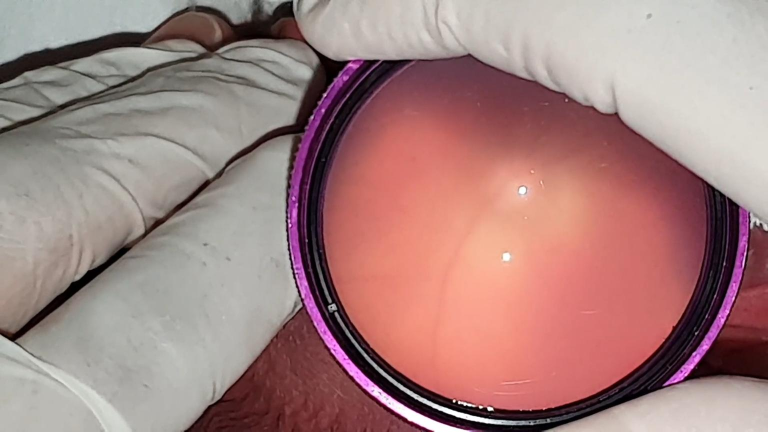
%> input picture Pipeline/Imagenes/Image_145.jpg, 1536 x 864 px, given in place of Vasos_308.jpg, which was not available (shown at 1/2 size)
$ octave RegistracionPredefinida.m   (GNU Octave 9; MATLAB toolbox functions it lacks are replaced by stand-ins)
%> lines starting %> are read from the running program, lines starting %| are printed output that depends on the picture; pictures that were not available may be replaced by others from this repository, and a replacement may not be noted
### Pipeline/Funciones/cargarimagen.m
function [imRGB,imGray] = cargarimagen(file)
%CARGA DE IMAGEN Lectura de imagen desde un archivo
%   Si se pasa el argumento file, abre el archivo de imagen y devuelve la
%   imagen en RGB y (opcional) en escala de grises.
%   Si no se pasa argumento, brinda una interfaz para elegir el archivo de
%   donde se obtiene la imagen. Mismo output.
%   Parametros:
%   - file (opcional): nombre del archivo o ruta completa del archivo
%   Retornos:
%   - imRGB: imagen leida directamente del archivo (generalmente en RGB)
%   - imGray (opcional): imagen conve rtida a escala de grises
% -------------------------------
    if (nargin == 0) % no se pasa el nombre del archivo por imagen
        [filename, path] = uigetfile ({'*.jpg;*.tif;*.png;*.gif',...
            'All Image Files';'*.*','All Files'},...
            'Seleccione la imagen');
        if(filename == 0)
            fprintf('No se selecciono archivo\n')
            return;
        else
            fprintf('Archivo Seleccionado:\n ')
            disp(filename);
            fprintf('Path:\n ')
            disp(strcat(path,filename));
            imRGB = im2double(imread(strcat(path,filename)));

        end

        % Se da la direccion del archivo a abrir
    else
        [path,name,ext] = fileparts(file);
        fprintf('======= Carga de Imagen ======= \n ');
        fprintf('-- Imagen Seleccionado:\n ')
        disp(strcat(name,ext));
        fprintf('Path:\n ')
        if(size(path) == 0)
            which(strcat(name,ext))
        else
            disp(path);
        end
        imRGB = im2double(imread(file));
    end

    % Argumento de salida opcional
    switch nargout
        case 2
            if( size(imRGB,3) == 3 )
                % Convierte la imagen original RGB en escala de grises
                imGray = im2double(rgb2gray(imRGB));
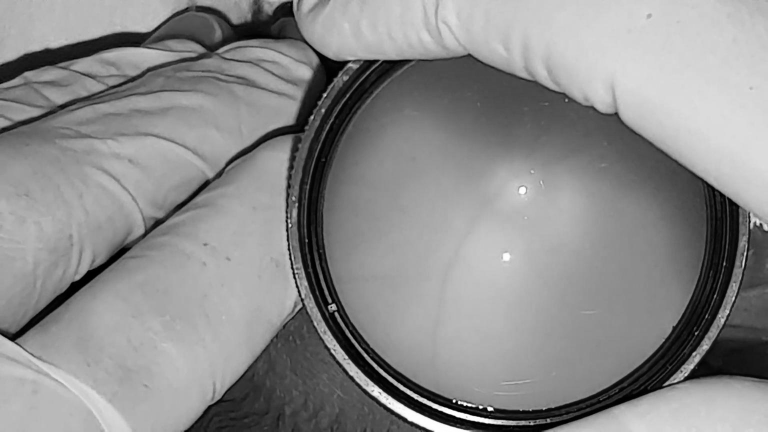
%> imGray: size 864x1536 double (shown at 1/2 size); min 0, max 1, mean 0.548
            else
                % En el caso de que la imagen original este en escala de
                % grises, las dos imagenes quedan iguales
                imGray = imRGB;
            end
    end

end

### Pipeline/RegistracionPredefinida.m
clear all; close all; clc;
% Cargar las imagenes del mosaico
addpath('./Funciones');
addpath('./Imagenes');
warning('off')

nameVid = 'ID_376';
folderName = fullfile(cd,'./Frames_Videos',nameVid);
folderMosaico = fullfile(folderName,'Imagenes_Mosaico');

frame1 = 308;
frame2 = 83;

% nombreImFija = sprintf('Mosaico_%i.jpg',frame1);
nombreImFija = sprintf('Vasos_%i.jpg',frame1);
nombreImMovil = sprintf('Vasos_%i.jpg',frame2);

% Carga de imagenes
[~,imGray1] = cargarimagen( fullfile(folderMosaico,...
    nombreImFija) );
[~,imGray2] = cargarimagen( fullfile(folderMosaico,...
    nombreImMovil) );
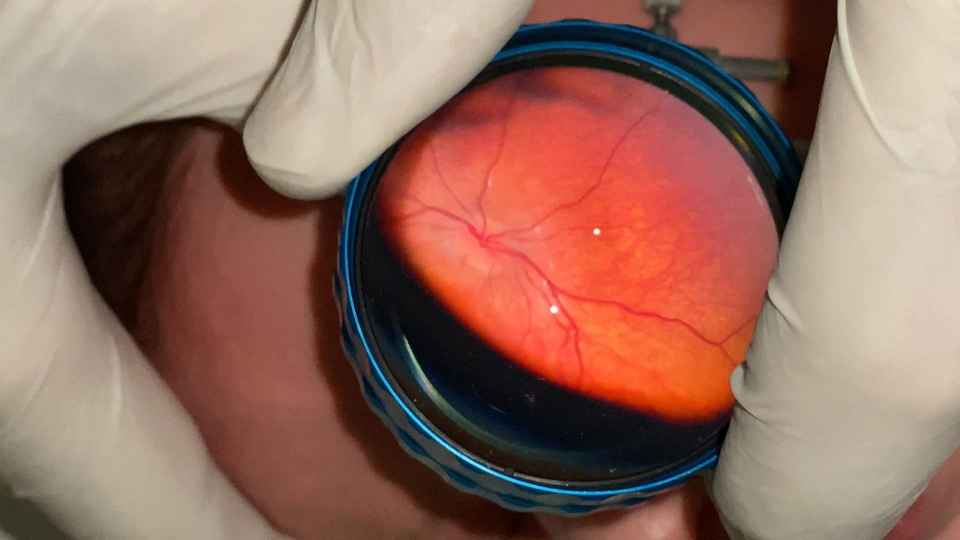
%> input picture Pipeline/Imagenes/Image_819.jpg, 1920 x 1080 px, given in place of Vasos_83.jpg, which was not available (shown at 1/2 size)
%> in cargarimagen (call 2), `imGray = im2double(rgb2gray(imRGB));`:
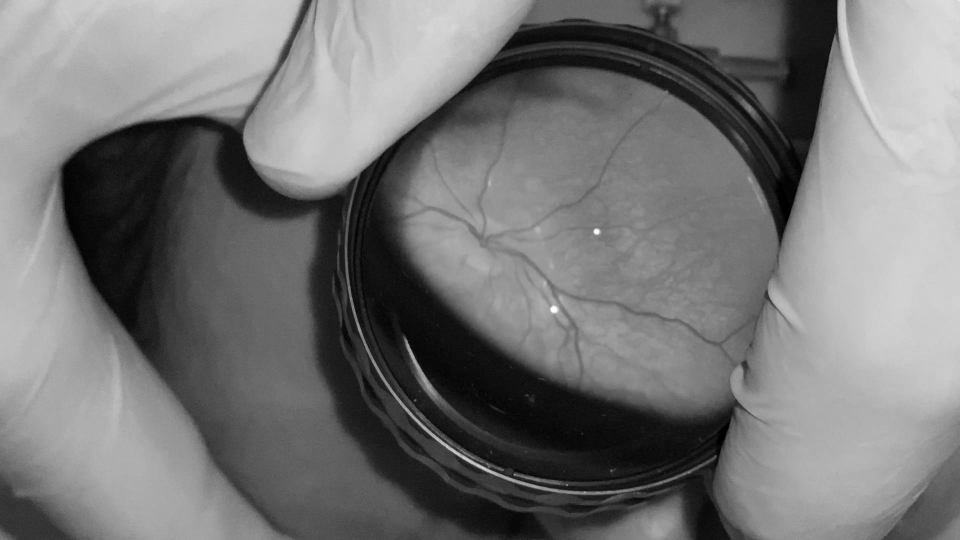
%> imGray: size 1080x1920 double (shown at 1/2 size); min 0, max 0.999, mean 0.462
%> the run ends on the next line
imRGB1 = cargarimagen(fullfile(folderMosaico,...
